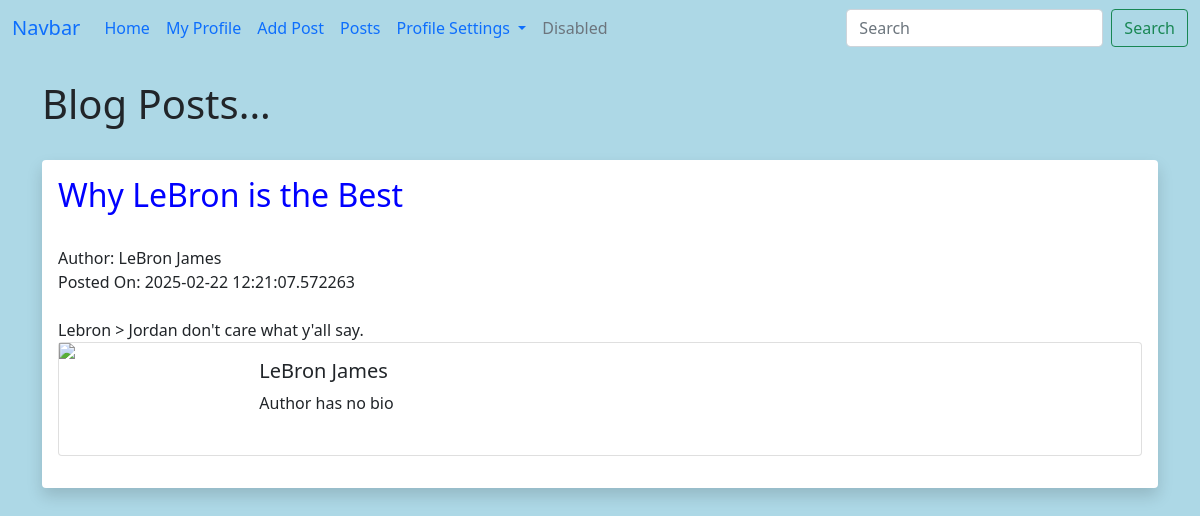
Page /posts/3 on the committed database.
### whynot.py (models this page shows, shortened)
class Posts(db.Model):
    id=db.Column(db.Integer,primary_key=True)
    title = db.Column(db.String(255))
    content = db.Column(db.Text)
    date_posted = db.Column(db.DateTime,default=datetime.now)
    slug=db.Column(db.String(255)) #Changes url from number to a title
    poster_id=db.Column(db.Integer, db.ForeignKey('users.id'))

class Users(db.Model,UserMixin):
    id= db.Column(db.Integer, primary_key=True)
    username=db.Column(db.String(20))
    name=db.Column(db.String(200),nullable=False) #200 is the max amount of string. Cannot be nothing as per nullable=False
    email=db.Column(db.String(120),nullable=False,unique=True) #only one email per user allowed due to unique=
    favorite_food=db.Column(db.String(150))
    about_author=db.Column(db.Text(500),nullable=True)
    date_added=db.Column(db.DateTime, default=datetime.now) # puts current date when they fill out the form
    profile_pic=db.Column(db.String(150),nullable=True)
    password_hash = db.Column(db.String(120))
    posts=db.relationship('Posts',backref='poster')
    @property
    def password(self): # We define the password here
        raise AttributeError('Password is not a readable attributle!')

### whynot.py (the view)
@app.route('/posts/<int:id>') # <int:id> would be like posts/1
def post(id):
    post=Posts.query.get_or_404(id)
    return render_template('post.html',post=post)

### webforms.py
class SearchForm(FlaskForm):
    searched=StringField("Searched ",validators=[DataRequired()])
    submit=SubmitField("Submit")

### whynot.py (called while the page is built)
@app.context_processor
def base():
    form=SearchForm()
    return dict(form=form)

### templates/post.html (shortened to what this page needs)
{% extends 'base.html' %}
{% block content %}
<h1>Blog Posts...</h1>
<br>
<div class="shadow p-3 mb-5 bg-body rounded">
    <h2>{{ post.title }}</h2><br/>
    Author: {{ post.poster.name }}<br/>
    Posted On: {{ post.date_posted }}<br/><br/>
    {{ post.content|safe }}<br/>
<div class="card mb-3">
    <div class="row no-gutters">
        <div class="col-md-2">
            {% if post.poster.profile_pic %}
            <img src="{{ url_for('static',filename='images/' + post.poster.profile_pic) }}" width="150" align="left">
            {% else %}
            <img src="{{ url_for('static',filename='images/default_profile.png') }}" width="150" align="left">
            {% endif %}
        </div>
        <div class="col-md-10">
            <div class="card-body">
                <h5 class="card-title">
                    {{ post.poster.name }}
                </h5>
                <p class="card-text">
                    {% if post.poster.about_author %}
                        {{post.poster.about_author}}
                    {% else %}
                        Author has no bio
                    {% endif %}
                    <br/><br/>
                </p>
            </div>
        </div>
    </div>
</div>
</div>
{% endblock %}

### static/css/style.css (style rules this page uses)
h2 { size:60px; color:blue; }
body { background-color: lightblue; }

### rows in the picture
Posts: title "Why LeBron is the Best", date_posted "2025-02-22 12:21:07.572263", content "Lebron > Jordan don't care what y'all say."
Users: poster.name "LeBron James"
